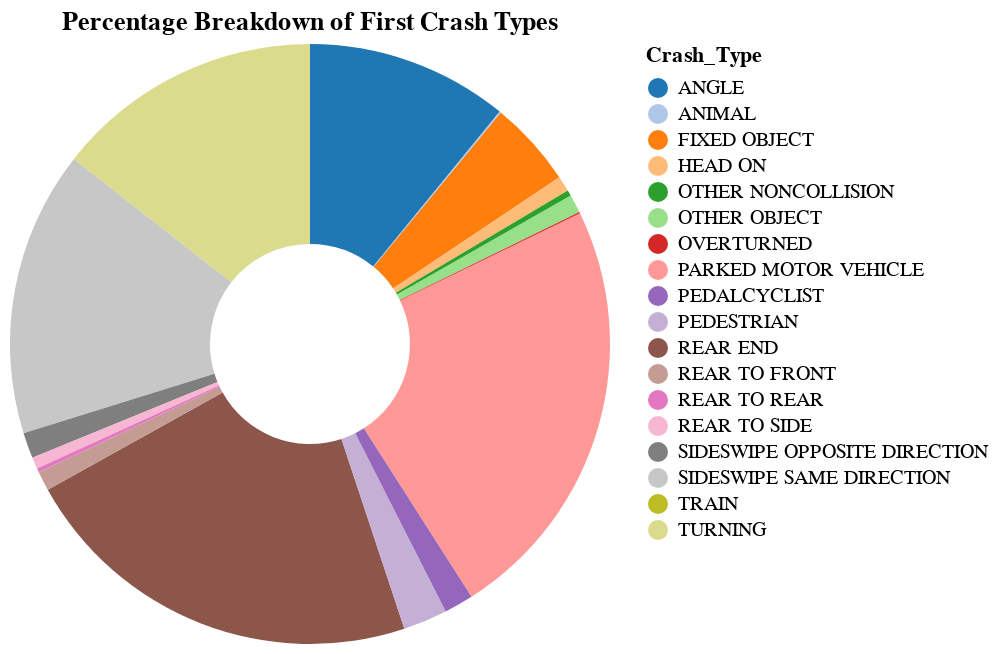

The notebook cell saved with this chart:
### Markdown cell above
### The Traffic Crash Dataset contains thousands of rows related to accidents. To better understand the distribution of the dataset, we decided to filter the dataset based on Crash Types. We printed the percentage breakdown based on unique categories and visualized the dataset using a pie chart. We discovered that pedestrian-related accidents fall into two main categories; Pedestrian and Pedalcyclist. These two categories combined amount to roughly 4% of the total database with a length of slightly over 35,000 rows.

### Code cell
import pandas as pd
import altair as alt


# Read in the dataset
df = pd.read_csv('traffic_crashes.csv')

# Display the length of the dataset
print("Dataset length: " , len(df))

# Create a dataframe for pedestrian crashes only
pedestrian_df = df[df['FIRST_CRASH_TYPE'] == 'PEDESTRIAN']

# Print the length of the pedestrian dataframe
print("Pedestrian dataset length: " , len(pedestrian_df))

# Create a dataframe for pedalcyclist crashes only
pedalcyclist_df = df[df['FIRST_CRASH_TYPE'] == 'PEDALCYCLIST']

# Print the length of the pedalcyclist dataframe
print("Pedalcyclist dataset length: " , len(pedalcyclist_df))

# Identify the types of crashes that involve pedestrains based on the category breakdown and creating a new dataframe
pedestrain_involved_crashes = df[df['FIRST_CRASH_TYPE'].isin(['PEDESTRIAN', 'PEDALCYCLIST'])]

# Print the length of the pedestrian involved crashes dataframe and percentage 
print("Pedestrian involved crashes dataset length: " , len(pedestrain_involved_crashes))
print("Percentage of pedestrian involved crashes: " , len(pedestrain_involved_crashes) / len(df) * 100)

# Count each crash type and calculate percentage
crash_type_percentage_breakdown = df['FIRST_CRASH_TYPE'].value_counts(normalize=True) * 100

# Print results in a coincise format
for crash_type, percentage in crash_type_percentage_breakdown.items():
    print(f"{crash_type}: {percentage:.2f}%")

# Create a Dataframe from the crash type percentage breadkdown
data = pd.DataFrame(list(crash_type_percentage_breakdown.items()), columns=['Crash_Type', 'Percentage'])

# Create a pie chart using Altair
chart = alt.Chart(data).mark_arc(innerRadius=50).encode(
    theta=alt.Theta(field="Percentage", type="quantitative"), # Set the encodings to the percentage
    color=alt.Color(field="Crash_Type", type="nominal", scale=alt.Scale(scheme='category20')), # Set the color scheme 
    tooltip=[alt.Tooltip("Crash_Type:N"), alt.Tooltip("Percentage:Q", format=".2f")]  # Round percentage to 2 decimal places when hovering 
).properties(
    title="Percentage Breakdown of First Crash Types" # Title of the chart
)

# Display the chart
chart.show()

### Figure 1 — Vega-Lite specification as saved in the notebook (floating-point values rounded to 4 significant figures)
{"config": {"view": {"continuousWidth": 300, "continuousHeight": 300}}, "data": {"name": "data-e67dc2e26f5fa5be271047373cd76923"}, "mark": {"type": "arc", "innerRadius": 50}, "encoding": {"color": {"field": "Crash_Type", "scale": {"scheme": "category20"}, "type": "nominal"}, "theta": {"field": "Percentage", "type": "quantitative"}, "tooltip": [{"field": "Crash_Type", "type": "nominal"}, {"field": "Percentage", "format": ".2f", "type": "quantitative"}]}, "title": "Percentage Breakdown of First Crash Types", "$schema": "https://vega.github.io/schema/vega-lite/v5.20.1.json", "datasets": {"data-e67dc2e26f5fa5be271047373cd76923": [{"Crash_Type": "PARKED MOTOR VEHICLE", "Percentage": 23.14}, {"Crash_Type": "REAR END", "Percentage": 22.02}, {"Crash_Type": "SIDESWIPE SAME DIRECTION", "Percentage": 15.38}, {"Crash_Type": "TURNING", "Percentage": 14.42}, {"Crash_Type": "ANGLE", "Percentage": 10.9}, {"Crash_Type": "FIXED OBJECT", "Percentage": 4.642}, {"Crash_Type": "PEDESTRIAN", "Percentage": 2.383}, {"Crash_Type": "PEDALCYCLIST", "Percentage": 1.57}, {"Crash_Type": "SIDESWIPE OPPOSITE DIRECTION", "Percentage": 1.385}, {"Crash_Type": "REAR TO FRONT", "Percentage": 1.046}, {"Crash_Type": "OTHER OBJECT", "Percentage": 0.997}, {"Crash_Type": "HEAD ON", "Percentage": 0.8462}, {"Crash_Type": "REAR TO SIDE", "Percentage": 0.6227}, {"Crash_Type": "OTHER NONCOLLISION", "Percentage": 0.3006}, {"Crash_Type": "REAR TO REAR", "Percentage": 0.2161}, {"Crash_Type": "ANIMAL", "Percentage": 0.07317}, {"Crash_Type": "OVERTURNED", "Percentage": 0.05997}, {"Crash_Type": "TRAIN", "Percentage": 0.005472}]}}
